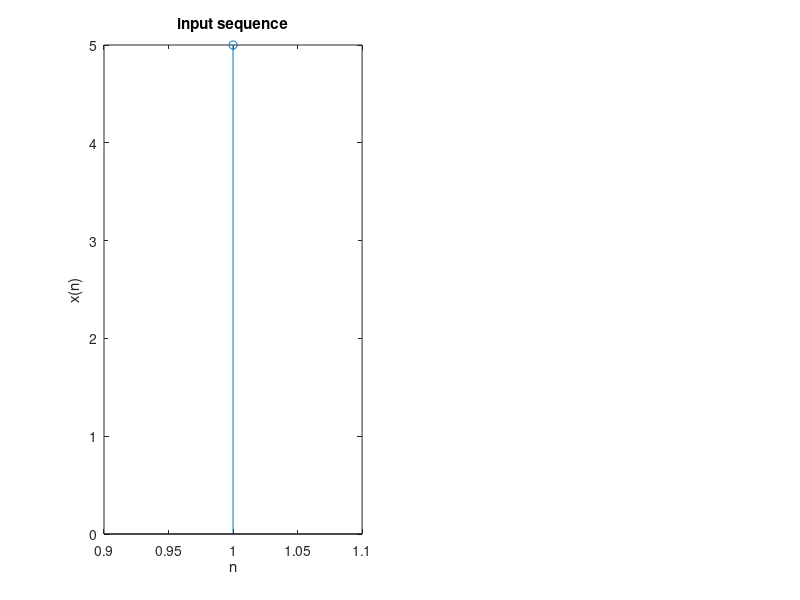

Source code (MATLAB): (Note: this script raises an error after producing the figure.)
clc;
close all;
clear all;
% two input sequences
x=input('enter input sequence')
subplot(1,2,1);
stem(x);
xlabel('n');
ylabel('x(n)');
title('input sequence');
% auto correlation of input sequence
z=xcorr(x,x);
disp('The values of z are = ');
disp(z);
subplot(1,2,2);
stem(z);
xlabel('n');
ylabel('z(n)');
title('auto correlation of input sequence');